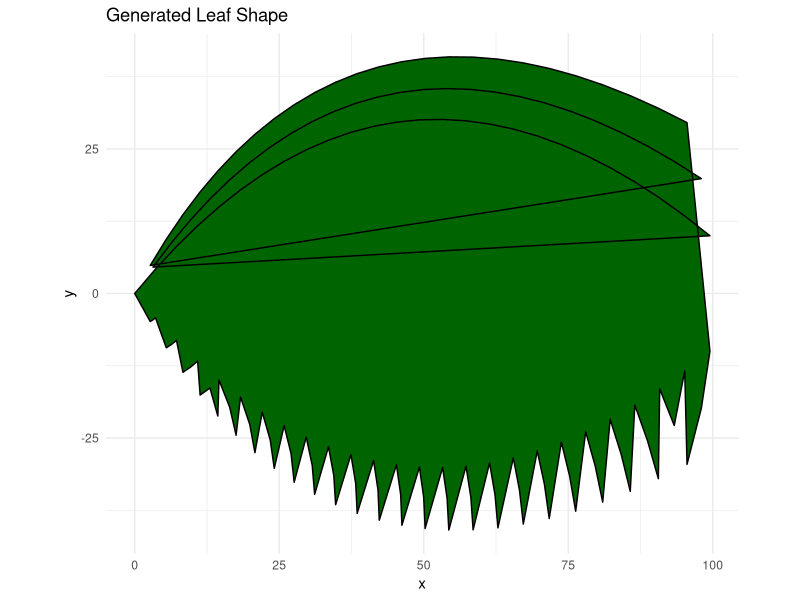
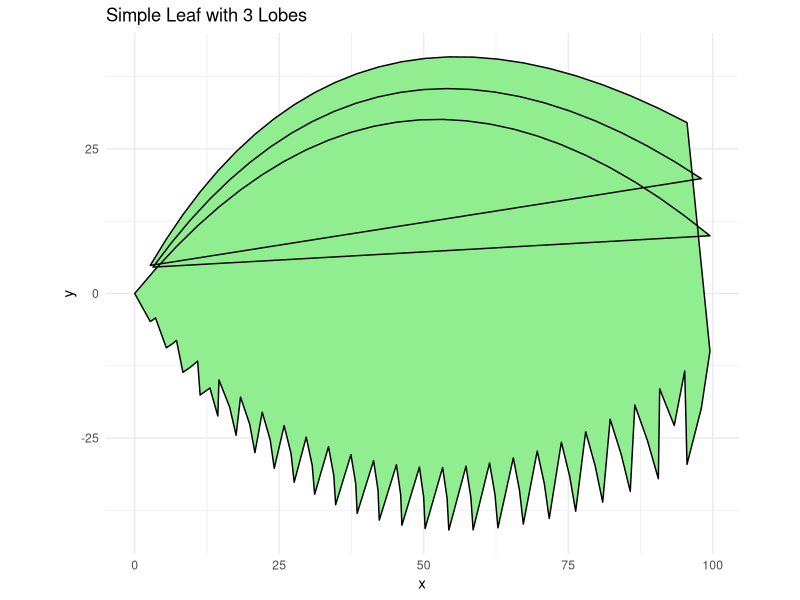

Write the R code that produced these figures, in order.
## ---- chunk 1
# Leaf Shape Generator in R
# Based on conversion of TOTALO PL/I program

library(ggplot2)

# Function to generate a leaf shape based on polynomial equations
generate_leaf <- function(
  margin_coeffs = c(0, 1, -0.01, 0, 0),  # Coefficients for margin equation (v1-v5)
  size_coeffs = c(1, 0, 0, 0, 0),        # Coefficients for size equation (v6-v10)
  angle_coeffs = c(0, 0.1, 0, 0, 0),     # Coefficients for angle equation (v11-v15)
  insertion_coeffs = c(0, 0, 0, 0, 0),   # Coefficients for insertion point (v16-v20)
  num_lobes = 3                          # Number of lobes (v21)
) {
  # Error checking
  if(num_lobes < 1) {
    num_lobes <- 1
  }
  
  # Create empty data frames for top and bottom margins
  points_top <- data.frame(x = numeric(0), y = numeric(0), lobe = numeric(0))
  points_bottom <- data.frame(x = numeric(0), y = numeric(0), lobe = numeric(0))
  
  # Function to evaluate a polynomial with given coefficients
  eval_poly <- function(coeffs, x) {
    result <- 0
    for(i in 1:length(coeffs)) {
      result <- result + coeffs[i] * x^(i-1)
    }
    return(result)
  }
  
  # Generate points for each lobe
  for(lobe in 1:num_lobes) {
    # Create x coordinates (similar to the original program's approach)
    # Original uses 25 points with x = 4 * j for j in 1:25
    x_values <- seq(4, 100, by = 4)
    
    # Calculate margin shape (based on E(1) function in original)
    y_values <- sapply(x_values, function(x) {
      eval_poly(margin_coeffs, x)
    })
    
    # Calculate size scaling (based on scale function in original)
    scale_factor <- eval_poly(size_coeffs, lobe)
    if(scale_factor != 0) {
      x_scaled <- x_values * scale_factor
      y_scaled <- y_values * scale_factor
    } else {
      x_scaled <- x_values
      y_scaled <- y_values
    }
    
    # Calculate rotation (based on rotate function in original)
    rotation_angle <- eval_poly(angle_coeffs, lobe)
    if(rotation_angle != 0) {
      # Convert to radians
      rotation_radians <- rotation_angle
      
      # Calculate vectors and angles for rotation
      radius <- sqrt(x_scaled^2 + y_scaled^2)
      current_angles <- atan2(y_scaled, x_scaled)
      
      # Apply rotation
      new_angles <- current_angles + rotation_radians
      x_rotated <- radius * cos(new_angles)
      y_rotated <- radius * sin(new_angles)
    } else {
      x_rotated <- x_scaled
      y_rotated <- y_scaled
    }
    
    # Calculate translation (based on move function in original)
    insertion_x <- eval_poly(insertion_coeffs, lobe)
    if(insertion_x != 0) {
      x_translated <- x_rotated + insertion_x
    } else {
      x_translated <- x_rotated
    }
    y_translated <- y_rotated
    
    # Add to points dataframes
    lobe_top <- data.frame(
      x = x_translated,
      y = y_translated,
      lobe = lobe
    )
    
    lobe_bottom <- data.frame(
      x = x_translated,
      y = -y_translated,  # Mirror for bottom half
      lobe = lobe
    )
    
    points_top <- rbind(points_top, lobe_top)
    points_bottom <- rbind(points_bottom, lobe_bottom)
  }
  
  # Combine all points into one dataframe
  all_points <- rbind(
    points_top,
    points_bottom[order(points_bottom$x, decreasing = TRUE),]  # Reverse order for bottom edge
  )
  
  # Add insertion point
  insertion_x <- eval_poly(insertion_coeffs, 1)
  insertion_point <- data.frame(x = insertion_x, y = 0, lobe = 0)
  
  # Final leaf shape
  leaf_shape <- rbind(insertion_point, all_points, insertion_point)
  
  return(leaf_shape)
}

# Plot the leaf shape
plot_leaf <- function(leaf_data, fill_color = "darkgreen", border_color = "black", 
                     title = "Generated Leaf Shape") {
  ggplot(leaf_data, aes(x = x, y = y)) +
    geom_polygon(fill = fill_color, color = border_color) +
    labs(title = title) +
    coord_fixed(ratio = 1) +  # Keep aspect ratio 1:1
    theme_minimal()
}

# Example usage for a simple leaf
leaf_data <- generate_leaf(
  margin_coeffs = c(0, 1, -0.01, 0, 0),  # Basic margin shape
  size_coeffs = c(1, 0, 0, 0, 0),        # No size change across lobes
  angle_coeffs = c(0, 0.1, 0, 0, 0),     # Small increasing angle
  insertion_coeffs = c(0, 0, 0, 0, 0),   # No insertion point shift
  num_lobes = 3                          # 3 lobes as in the original example
)

# Plot the leaf
plot_leaf(leaf_data)

# Function to generate multiple leaf examples
generate_leaf_examples <- function() {
  # Example 1: Simple leaf with 3 lobes
  leaf1 <- generate_leaf(
    margin_coeffs = c(0, 1, -0.01, 0, 0),
    size_coeffs = c(1, 0, 0, 0, 0),
    angle_coeffs = c(0, 0.1, 0, 0, 0),
    num_lobes = 3
  )
  plot1 <- plot_leaf(leaf1, fill_color = "lightgreen", title = "Simple Leaf with 3 Lobes")
  
  # Example 2: Oak-like leaf with 5 lobes and deeper sinuses
  leaf2 <- generate_leaf(
    margin_coeffs = c(0, 1.5, -0.03, 0.0001, 0),
    size_coeffs = c(0.8, 0.1, 0, 0, 0),
    angle_coeffs = c(0, 0.15, -0.01, 0, 0),
    num_lobes = 5
  )
  plot2 <- plot_leaf(leaf2, fill_color = "forestgreen", title = "Oak-like Leaf with 5 Lobes")
  
  # Example 3: Long slender leaf
  leaf3 <- generate_leaf(
    margin_coeffs = c(0, 0.3, -0.001, 0, 0),
    size_coeffs = c(1.5, 0, 0, 0, 0),
    angle_coeffs = c(0, 0.05, 0, 0, 0),
    num_lobes = 1
  )
  plot3 <- plot_leaf(leaf3, fill_color = "olivedrab", title = "Long Slender Leaf")
  
  # Return list of plots
  return(list(plot1, plot2, plot3))
}

# Generate example leaves
leaf_examples <- generate_leaf_examples()

# Display the first example
leaf_examples[[1]]
